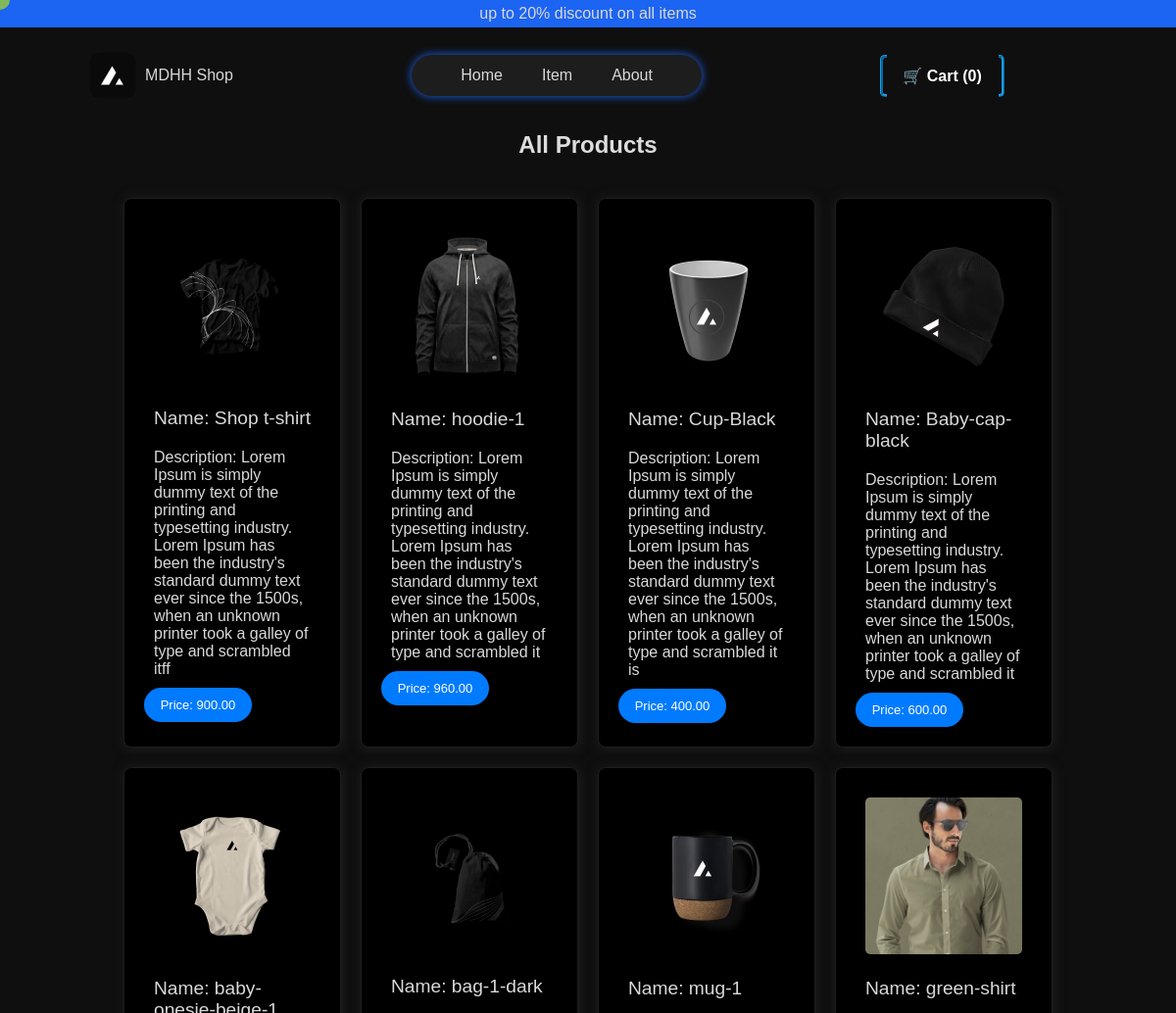
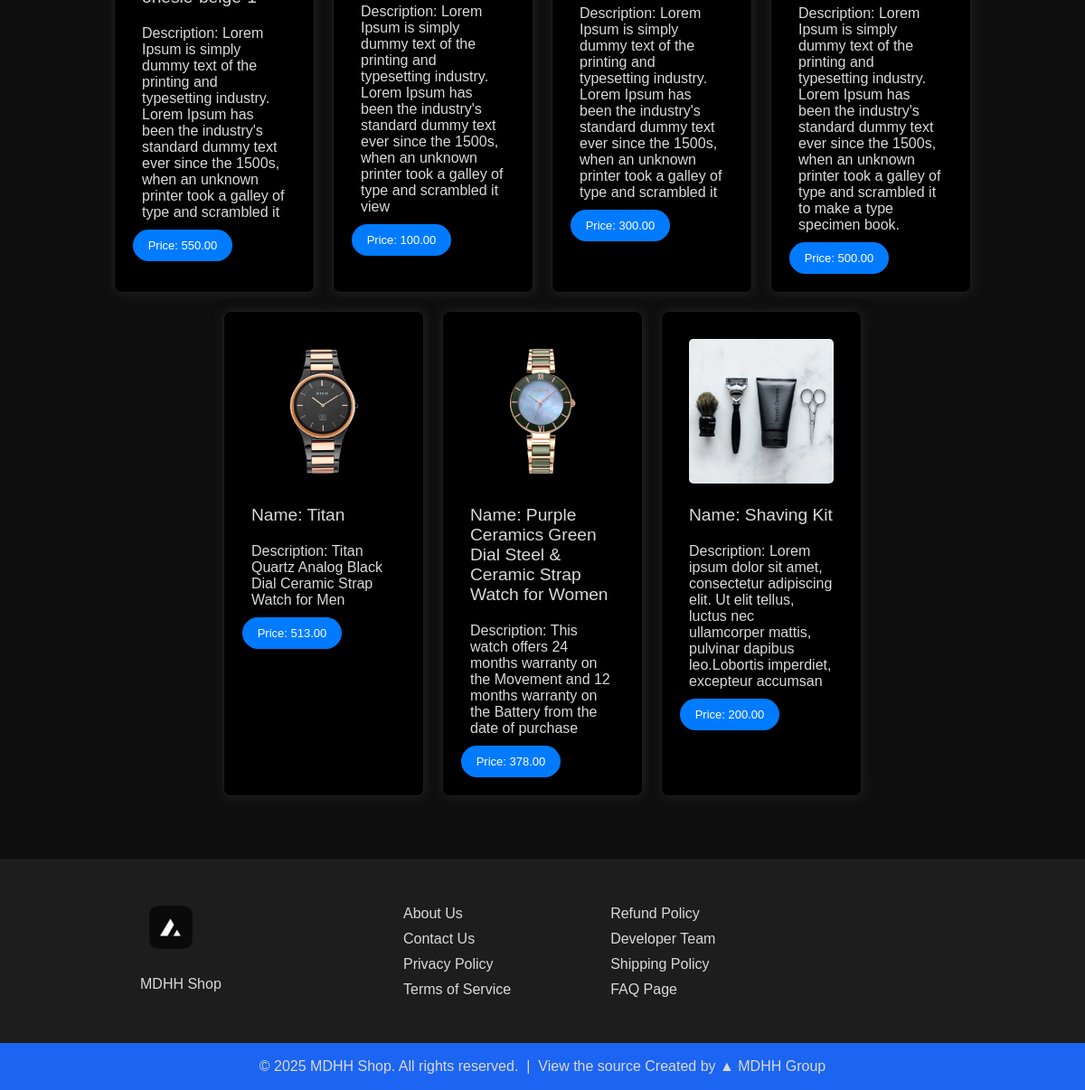
The app's page /frontend/all_iems/all_item.php with its own data (2 pictures, top to bottom).
### tables this page shows
CREATE TABLE `items` (
  `id` int(11) NOT NULL,
  `item_name` varchar(255) DEFAULT NULL,
  `item_description` text DEFAULT NULL,
  `item_price` decimal(10,2) DEFAULT NULL,
  `item_image` varchar(255) DEFAULT NULL,
  `stock` int(255) NOT NULL
);

### frontend/all_iems/component/all-item.php (the view, shortened to what this page needs)
<?php
$host = 'localhost';
$dbname = 'mdhh-shop';
$username = 'root';
$password = '';
try {
    $pdo = new PDO("mysql:host=$host;dbname=$dbname;charset=utf8", $username, $password);
    $pdo->setAttribute(PDO::ATTR_ERRMODE, PDO::ERRMODE_EXCEPTION);
} catch (PDOException $e) {
    die("Database connection failed: " . $e->getMessage());
}
$stmt = $pdo->query("SELECT * FROM items");
$products = $stmt->fetchAll(PDO::FETCH_ASSOC);
?>
<!DOCTYPE html>
<html>
<head>
</head>
<body>
    <h2 style="text-align:center; color: #ddd;">All Products</h2>
    <div class="d-flex card">
        <?php foreach ($products as $product): ?>
            <div class="card-group animation">
                <div class="card-image">
                    <?php if (!empty($product['item_image'])): ?>
                        <img src="frontend/all_iems/image/<?= htmlspecialchars($product['item_image']) ?>" alt="Product Image">
                    <?php else: ?>
                        No Image
                    <?php endif; ?>
                </div>
                <div class="card-name">Name: <?= htmlspecialchars($product['item_name']) ?></div>
                <div>Description: <?= htmlspecialchars($product['item_description']) ?></div>
                <div class="btn-price animation-right">Price: <?= htmlspecialchars($product['item_price']) ?></div>
            </div>
        <?php endforeach; ?>
    </div>
</body>
</html>

### frontend/all_iems/css/style.php (style rules this page uses)
:root { --main-color: #0F0F0F!important; --second-color: #1c64f2!important; --font-color: #D9D9D9!important; --fourth-color: #26262c!important; --fifth-color: #1d1d1d!important; }
.d-flex { display: flex!important; }
html { scroll-behavior: smooth; }
body { margin:0!important; padding:0!important; font-family:Arial, Helvetica, sans-serif; background-color: var(--main-color); color: var(--font-color); }

### frontend/all_iems/component/all-item.php (style rules this page uses)
body { margin: 0; padding: 0; font-family: Arial, sans-serif; }
h2 { color: #333; text-align: center; }
.card { justify-content: center; flex-wrap: wrap; gap: 20px; padding: 20px; }
.card-group div { border-radius: 8px; box-shadow: 0 2px 4px rgba(0, 0, 0, 0); padding: 10px; }
.btn-price { background-color: #007BFF; color: white; border: none; width: 90px; font-size: 13px; padding: 10px 20px; cursor: pointer; border-radius: 25px !important; text-align: center; }
.card-name { font-size: 1.2em; }

### records on screen
items: item_image (picture), item_name "Shop t-shirt", item_description "Lorem Ipsum is simply dummy text of the printing and typesetting industry. Lorem Ipsum has been the industry's standard dummy text ever since the 1500s, when an unknown printer took a galley of type and scrambled itff", item_price "900.00"
items: item_image (picture), item_name "hoodie-1", item_description "Lorem Ipsum is simply dummy text of the printing and typesetting industry. Lorem Ipsum has been the industry's standard dummy text ever since the 1500s, when an unknown printer took a galley of type and scrambled it", item_price "960.00"
items: item_image (picture), item_name "Cup-Black", item_description "Lorem Ipsum is simply dummy text of the printing and typesetting industry. Lorem Ipsum has been the industry's standard dummy text ever since the 1500s, when an unknown printer took a galley of type and scrambled it is", item_price "400.00"
items: item_image (picture), item_name "Baby-cap-black", item_description "Lorem Ipsum is simply dummy text of the printing and typesetting industry. Lorem Ipsum has been the industry's standard dummy text ever since the 1500s, when an unknown printer took a galley of type and scrambled it", item_price "600.00"
items: item_image (picture), item_name "baby-onesie-beige-1", item_description "Lorem Ipsum is simply dummy text of the printing and typesetting industry. Lorem Ipsum has been the industry's standard dummy text ever since the 1500s, when an unknown printer took a galley of type and scrambled it", item_price "550.00"
items: item_image (picture), item_name "bag-1-dark", item_description "Lorem Ipsum is simply dummy text of the printing and typesetting industry. Lorem Ipsum has been the industry's standard dummy text ever since the 1500s, when an unknown printer took a galley of type and scrambled it view", item_price "100.00"
items: item_image (picture), item_name "mug-1", item_description "Lorem Ipsum is simply dummy text of the printing and typesetting industry. Lorem Ipsum has been the industry's standard dummy text ever since the 1500s, when an unknown printer took a galley of type and scrambled it", item_price "300.00"
items: item_image (picture), item_name "green-shirt", item_description "Lorem Ipsum is simply dummy text of the printing and typesetting industry. Lorem Ipsum has been the industry's standard dummy text ever since the 1500s, when an unknown printer took a galley of type and scrambled it to make a type specimen book.", item_price "500.00"
items: item_image (picture), item_name "Titan", item_description "Titan Quartz Analog Black Dial Ceramic Strap Watch for Men", item_price "513.00"
items: item_image (picture), item_name "Purple Ceramics Green Dial Steel & Ceramic Strap Watch for Women", item_description "This watch offers 24 months warranty on the Movement and 12 months warranty on the Battery from the date of purchase", item_price "378.00"
items: item_image (picture), item_name "Shaving Kit", item_description "Lorem ipsum dolor sit amet, consectetur adipiscing elit. Ut elit tellus, luctus nec ullamcorper mattis, pulvinar dapibus leo.Lobortis imperdiet, excepteur accumsan", item_price "200.00"
